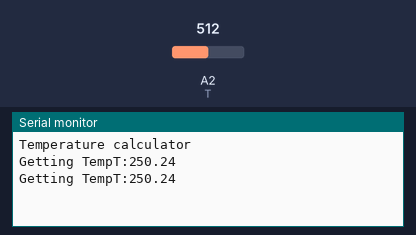
A sketch run on a simulated Arduino Uno, built with avr-gcc and run on an emulated ATmega328P. Shown: the last lines printed to the serial monitor. Inputs (shaded band) come from the test bench; at power-on: A2 (T) = 512.

Above: at 5.8 s.
5.9 s: A2 (T) set to 716
At 9.7 s:
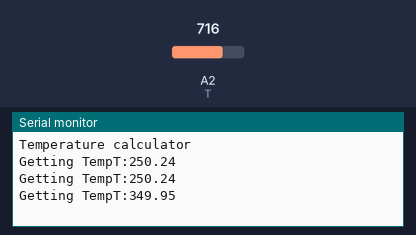
11.1 s: A2 (T) set to 900
At 14.3 s:
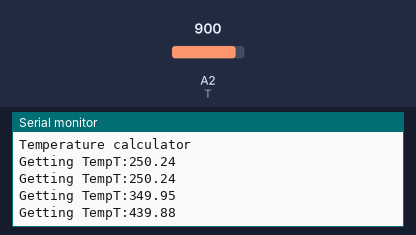
Timing chart, 0 to 15.8 s (numbered marks = the images above; inputs shaded):
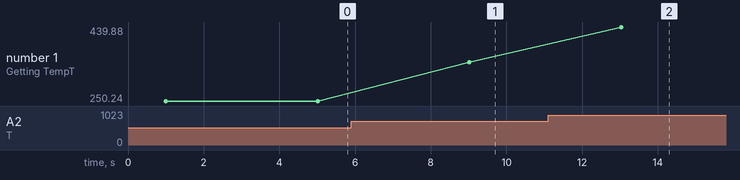

Measured:
- after the input at 5.9 s, the serial monitor: prints a new line after 3.1 s (image 1)
- after the input at 11.1 s, the serial monitor: prints a new line after 1.9 s (image 2)
- plotted number 1: 250.24 → 349.95 after the input at 5.9 s, 349.95 → 439.88 after the input at 11.1 s

The sketch:

temperature.aurdino.ino
```cpp
#include<SoftwareSerial.h>
int Buzz=8;
//int SPEAKER=8;
//int freq=50;
int T=A2;
float CELSIUS;
void setup()
{
  Serial.begin(9600);
  //pinMode(SPEAKER, OUTPUT);
}
void TEMPERATURE()
{
  Serial.print("Getting Temp");
    int value_temp=analogRead(T);
    delay(10);
   // value_lig=analogRead(L);
    //delay(10);
    float millivolts_temp=(value_temp/1023.0)*5000;
    CELSIUS=millivolts_temp/10;
    Serial.print("T:");
    Serial.print(CELSIUS);
    Serial.print("\n");
    delay(2000);
    if (T > 20)
{
  digitalWrite(Buzz,HIGH);
  }
else
{
  digitalWrite (Buzz,LOW);
  }
}

void loop()
{
  Serial.print("Temperature calculator");
  Serial.print("\n");
  delay(1000);
  while(1)
{
  TEMPERATURE();
  delay(2000);
}
}
```
